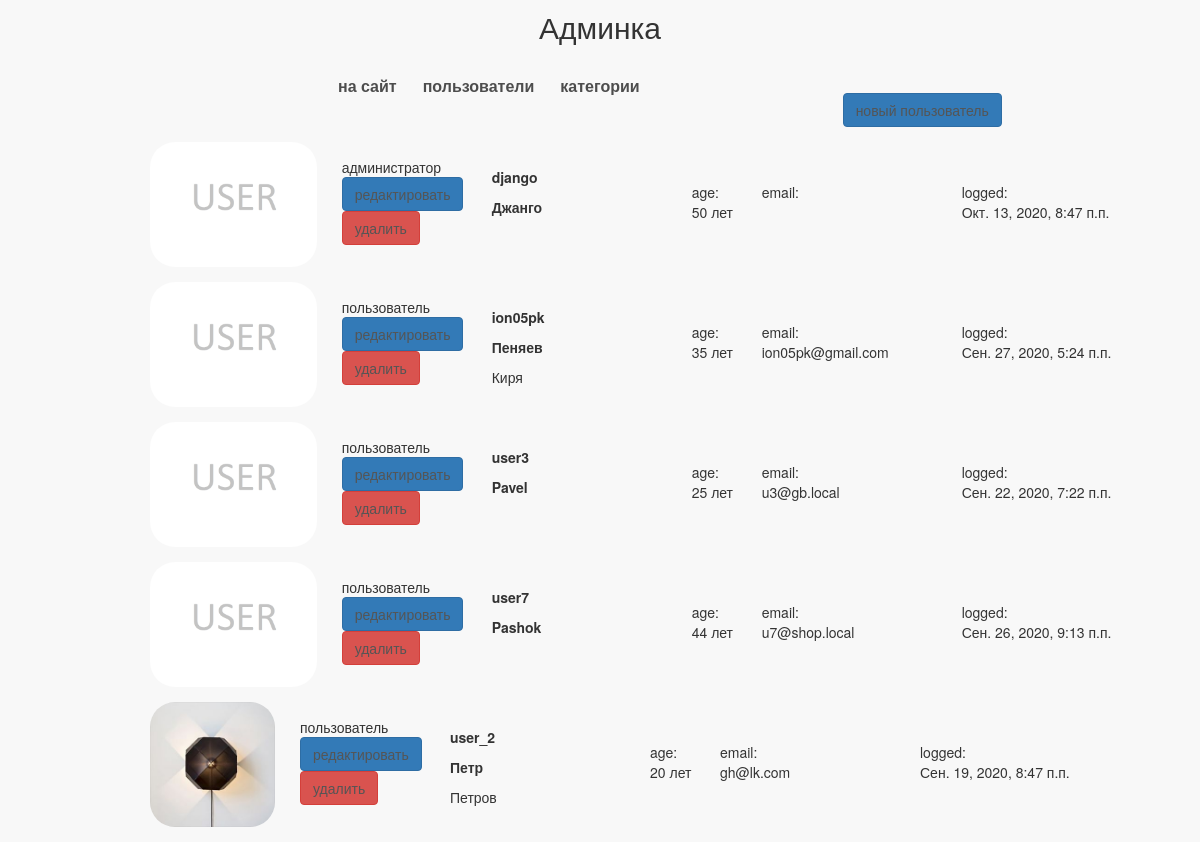
/my/admin/ (signed in), run on an earlier commit of the app's database.
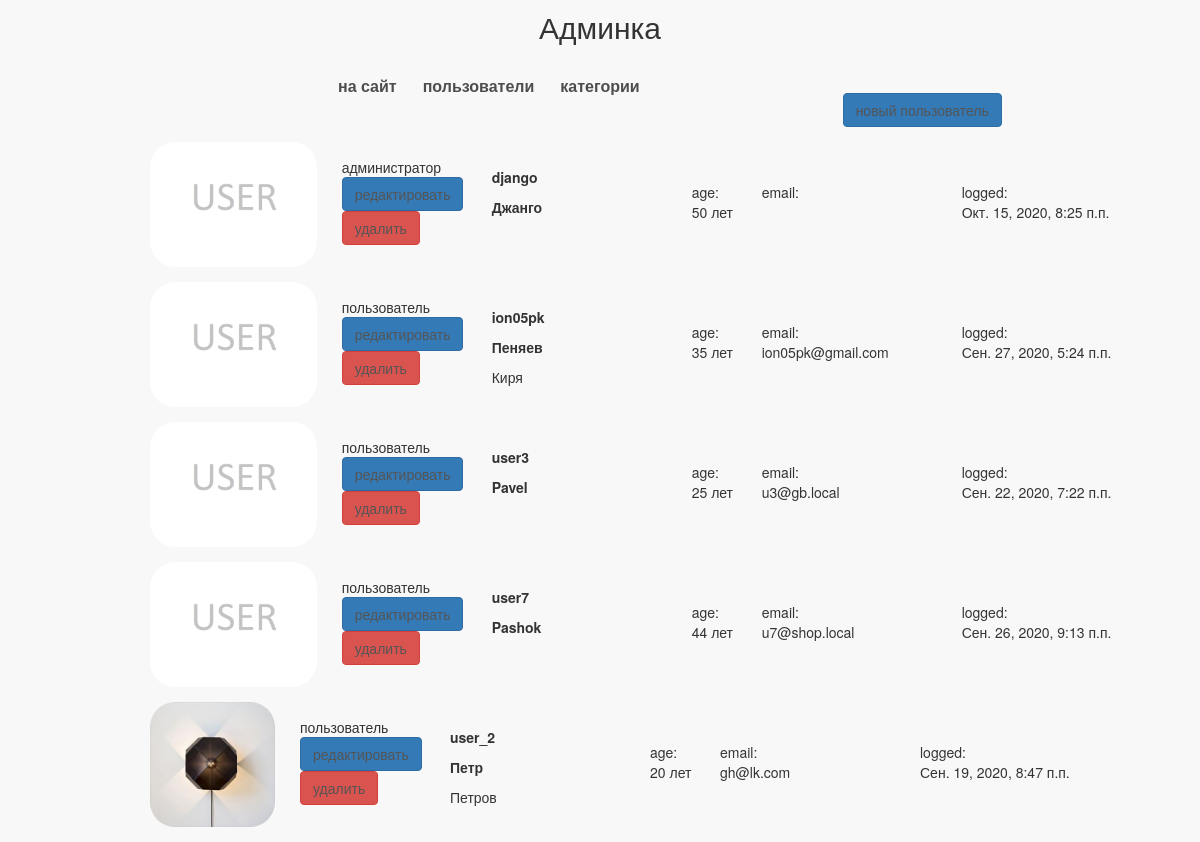
And on a later commit of the database.
### authapp/models.py (models this page shows, shortened)
class ShopClient(AbstractUser):
    avatar = models.ImageField(upload_to='users_avatars', blank=True)
    age = models.PositiveIntegerField(verbose_name='возраст', null=True)
    activation_key = models.CharField(max_length=128, blank=True)
    activation_key_expires = models.DateTimeField(default=get_activation_key_expires)
    class Meta:
        ordering = ['-is_active', '-is_superuser', '-is_staff', 'username']

### adminapp/views.py (the view)
# urls.py: path('', adminapp.UserList.as_view(), name='index'),
class UserList(OnlySuperUserMixin, PageTitleMixin, ListView):
    model = get_user_model()
    page_title = 'админка/пользователи'

### adminapp/views.py (called while the page is built)
    @method_decorator(user_passes_test(lambda x: x.is_superuser))
    def dispatch(self, request, *args, **kwargs):
        return super().dispatch(request, *args, **kwargs)

    def get_context_data(self, *, object_list=None, **kwargs):
        data = super().get_context_data(object_list=None, **kwargs)
        if hasattr(self, 'page_title'):
            data['page_title'] = self.page_title
        return data

### mainapp/context_processors.py (called while the page is built)
def catalog_menu(request):
    if settings.LOW_CACHE:
        key = 'links_menu'
        links_menu = cache.get(key)
        if links_menu is None:
            links_menu = ProductCategory.objects.filter(is_active=True)
            cache.set(key, links_menu)
    else:
        links_menu = ProductCategory.objects.filter(is_active=True)
    return {'catalog_menu': links_menu}

### mainapp/templatetags/my_tags.py (called while the page is built)
@register.filter(name='media_folder_users')
def media_folder_users(string):
    if not string:
        string = 'users_avatars/default.jpg'
    return f'{settings.MEDIA_URL}{string}'

### adminapp/templates/authapp/shopclient_list.html
{% extends 'adminapp/common.html' %}
{% load static %}
{% load my_tags %}
{% block content %}
    <div class="users_list">
        <a href="{% url 'my_admin:user_create' %}" class="btn btn-primary new_user">
            новый пользователь
        </a>
        {% for shop_user in object_list %}
            <div class="user_record {% if not shop_user.is_active %}not_active{% endif %}">
                <img src="{{ shop_user.avatar|media_folder_users }}" alt="{{ shop_user.username }}">
                <div class="user_role">
                    {% if shop_user.is_superuser %}администратор{% else %}пользователь{% endif %}
                    <a href="{% url 'my_admin:user_update' pk=shop_user.pk %}" class="btn btn-primary">
                        редактировать
                    </a>
                    <a href="{% url 'my_admin:user_delete' pk=shop_user.pk %}" class="btn btn-danger">
                        удалить
                    </a>
                </div>
                <div class="user_name">
                    <p><strong>{{ shop_user.username }}</strong></p>
                    <p>
                        {% if shop_user.first_name %}
                            <b>{{ shop_user.first_name|title }}</b>
                            {% if shop_user.last_name %}
                                <p>{{ shop_user.last_name|title }}</p>
                            {% endif %}
                        {% endif %}
                    </p>
                </div>
                <div class="user_age">
                    age:<br>
                    {{ shop_user.age }} лет
                </div>
                <div class="user_email">
                    email:<br>
                    {{ shop_user.email }}
                </div>
                <div class="user_lastlogin">
                    logged:<br>
                    {{ shop_user.last_login }}
                </div>
            </div>
        {% endfor %}
    </div>
{% endblock %}

What changed in the data, as far as the page shows it:
changed ShopClient "django": last_login "Окт. 13, 2020, 8:47 п.п." → "Окт. 15, 2020, 8:25 п.п."
